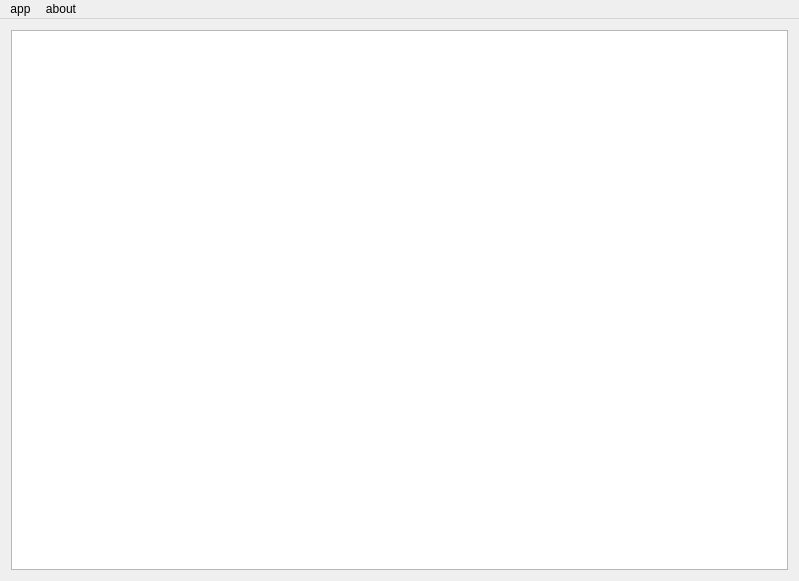
<?xml version="1.0" encoding="UTF-8"?>
<ui version="4.0">
 <class>MainWindow</class>
 <widget class="QMainWindow" name="MainWindow">
  <property name="geometry">
   <rect>
    <x>0</x>
    <y>0</y>
    <width>799</width>
    <height>581</height>
   </rect>
  </property>
  <property name="windowTitle">
   <string>MainWindow</string>
  </property>
  <widget class="QWidget" name="centralWidget">
   <layout class="QVBoxLayout" name="verticalLayout">
    <item>
     <widget class="QTableWidget" name="tableWidget"/>
    </item>
   </layout>
  </widget>
  <widget class="QMenuBar" name="menuBar">
   <property name="geometry">
    <rect>
     <x>0</x>
     <y>0</y>
     <width>799</width>
     <height>23</height>
    </rect>
   </property>
   <widget class="QMenu" name="menuApp">
    <property name="title">
     <string>app</string>
    </property>
    <addaction name="actionAppQuit"/>
   </widget>
   <widget class="QMenu" name="menuAbout">
    <property name="title">
     <string>about</string>
    </property>
    <widget class="QMenu" name="menu_NO_MONEY">
     <property name="title">
      <string>!!!NO MONEY!!!</string>
     </property>
     <addaction name="actionCrashInvalidParamCrash"/>
     <addaction name="actionCrashPureCallCrash"/>
     <addaction name="actionCrashDerefZeroCrash"/>
     <addaction name="actionCrashQFatal"/>
     <addaction name="actionCrashdebugbreak"/>
     <addaction name="actionCrashDebugBreak"/>
     <addaction name="actionCrashExit"/>
     <addaction name="actionCrashExitProcess"/>
     <addaction name="actionCrashTerminateProcess"/>
    </widget>
    <addaction name="actionAppVersion"/>
    <addaction name="menu_NO_MONEY"/>
   </widget>
   <addaction name="menuApp"/>
   <addaction name="menuAbout"/>
  </widget>
  <action name="actionAppQuit">
   <property name="text">
    <string>appQuit</string>
   </property>
  </action>
  <action name="actionAppVersion">
   <property name="text">
    <string>appVersion</string>
   </property>
  </action>
  <action name="actionCrashPureCallCrash">
   <property name="text">
    <string>Crash_PureCallCrash</string>
   </property>
  </action>
  <action name="actionCrashInvalidParamCrash">
   <property name="text">
    <string>Crash_InvalidParamCrash</string>
   </property>
  </action>
  <action name="actionCrashDerefZeroCrash">
   <property name="text">
    <string>Crash_DerefZeroCrash</string>
   </property>
  </action>
  <action name="actionCrashQFatal">
   <property name="text">
    <string>Crash_qFatal</string>
   </property>
  </action>
  <action name="actionCrashdebugbreak">
   <property name="text">
    <string>Crash_debugbreak</string>
   </property>
  </action>
  <action name="actionCrashDebugBreak">
   <property name="text">
    <string>Crash_DebugBreak</string>
   </property>
  </action>
  <action name="actionCrashExit">
   <property name="text">
    <string>Crash_exit</string>
   </property>
  </action>
  <action name="actionCrashExitProcess">
   <property name="text">
    <string>Crash_ExitProcess</string>
   </property>
  </action>
  <action name="actionCrashTerminateProcess">
   <property name="text">
    <string>Crash_TerminateProcess</string>
   </property>
  </action>
 </widget>
 <layoutdefault spacing="6" margin="11"/>
 <resources/>
 <connections/>
</ui>
